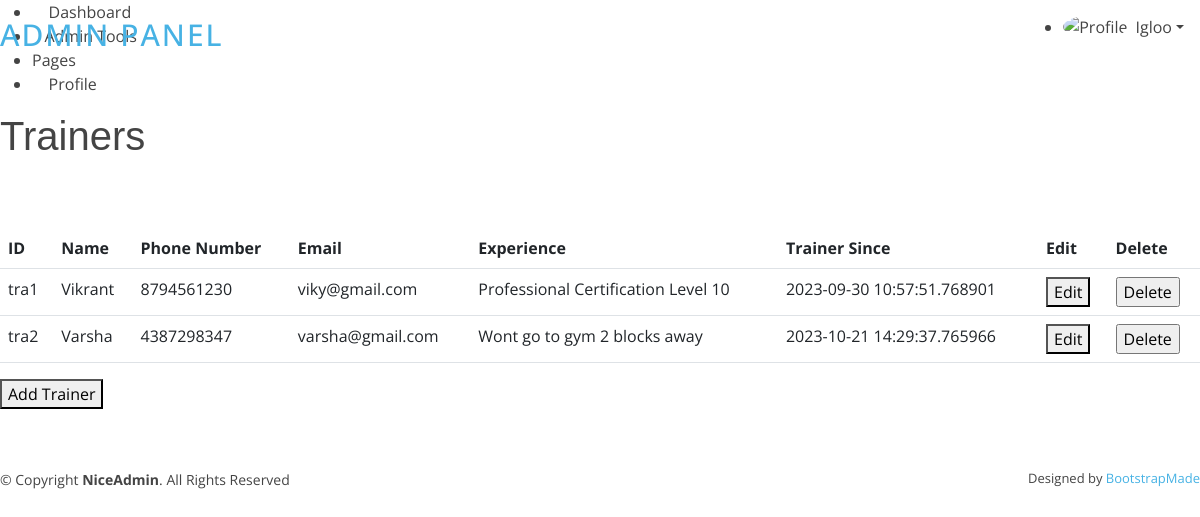
Page /admin/trainers (signed in) on the committed database.
### app.py (models this page shows, shortened)
class Admin(db.Model,UserMixin):
    id   = db.Column(db.String(10), primary_key=True)
    name = db.Column(db.String(100))
    phone_number = db.Column(db.String(15))
    email = db.Column(db.String(100), nullable=False)
    password = db.Column(db.String(128), nullable=False)

class Trainers(db.Model,UserMixin):
    id = db.Column(db.String(10), primary_key=True)
    name = db.Column(db.String(100))
    phone_number = db.Column(db.String(15))
    email = db.Column(db.String(100), nullable=False)
    experience = db.Column(db.String(100))
    trainer_since = db.Column(db.DateTime)
    password = db.Column(db.String(128), nullable=False)

### app.py (the view)
@app.route('/admin/trainers')
def trainer_manager():
    admin = current_user
    if not isinstance(admin,Admin):
        return redirect(url_for('admin_login'))
    trainer_list = Trainers.query.all()
    return render_template('/admin/trainers.html',admin=admin,trainers=trainer_list)

### app.py (called while the page is built)
@login_manager.user_loader
def load_user(user_id):
    admin = Admin.query.get(user_id)
    if admin is None:
        member = Members.query.get(user_id)
        if member is None:
            trainer = Trainers.query.get(user_id)
            return trainer  # Return the trainer user if found
        return member  # Return the regular member user if found
    return admin  # Return the admin user if found

### templates/admin/trainers.html (shortened to what this page needs)
{% extends "/admin/header.html" %}
{% block content %}
<div class="pagetitle">
  <h1>Trainers</h1>
</div>
<section class="section dashboard">
  <div class="row">
    <div class="col">
      <table class="table">
        <thead>
          <tr>
            <th>ID</th>
            <th>Name</th>
            <th>Phone Number</th>
            <th>Email</th>
            <th>Experience</th>
            <th>Trainer Since</th>
            <th>Edit</th>
            <th>Delete</th>
          </tr>
        </thead>
        <tbody>
          {% for trainer in trainers %}
          <tr>
            <td id="trainerid">{{ trainer.id }}</td>
            <td>{{ trainer.name }}</td>
            <td>{{ trainer.phone_number }}</td>
            <td>{{ trainer.email }}</td>
            <td>{{ trainer.experience }}</td>
            <td>{{ trainer.trainer_since }}</td>
            <td><button id="{{trainer.id}}" onclick="editTrainer(this.id)">Edit</button></td>
            <td>
              <form action="{{url_for('delete_trainer')}}" method="post">
                <input type="submit" value="Delete"
                  onclick="return confirm('Are you sure you want to delete this trainer?');">
              </form>
            </td>
          </tr>
          {% endfor %}
        </tbody>
      </table>
    </div>
  </div>
  <div class="row">
    <div class="col-lg-4">
      <button id="addTrainerButton">Add Trainer</button>
    </div>
  </div>
</section>
{% endblock %}

### templates/admin/header.html (shortened to what this page needs)
<!DOCTYPE html>
<html lang="en">
<head>
    <link href="/static/admin/assets/vendor/bootstrap/css/bootstrap.min.css" rel="stylesheet">
    <link href="/static/admin/assets/vendor/bootstrap-icons/bootstrap-icons.css" rel="stylesheet">
    <link href="/static/admin/assets/vendor/boxicons/css/boxicons.min.css" rel="stylesheet">
    <link href="/static/admin/assets/css/style.css" rel="stylesheet">
</head>
<body>
    <header id="header" class="header fixed-top d-flex align-items-center">
        <div class="d-flex align-items-center justify-content-between">
            <a href="{{url_for(('admin_panel'))}}" class="logo d-flex align-items-center">
                <span class="d-none d-lg-block">Admin Panel</span>
            </a>
            <i class="bi bi-list toggle-sidebar-btn"></i>
        </div>
        <nav class="header-nav ms-auto">
            <ul class="d-flex align-items-center">
                <li class="nav-item dropdown pe-3">
                    <a class="nav-link nav-profile d-flex align-items-center pe-0" href="#" data-bs-toggle="dropdown">
                        <img src="/static/admin/assets/img/messages-3.jpg" alt="Profile" class="rounded-circle">
                        <span class="d-none d-md-block dropdown-toggle ps-2">{{admin.name}}</span>
                    </a>
                </li>
            </ul>
        </nav>
    </header>
    <aside id="sidebar" class="sidebar">
        <ul class="sidebar-nav" id="sidebar-nav">
            <li class="nav-item">
                <a class="nav-link " href="{{url_for('admin_panel')}}">
                    <i class="bi bi-grid"></i>
                    <span>Dashboard</span>
                </a>
            </li>
            <li class="nav-item">
                <a class="nav-link collapsed" data-bs-target="#components-nav" data-bs-toggle="collapse" href="#">
                    <i class="bi bi-menu-button-wide"></i><span>Admin Tools</span><i
                        class="bi bi-chevron-down ms-auto"></i>
                </a>
            </li>
            <li class="nav-heading">Pages</li>
            <li class="nav-item">
                <a class="nav-link collapsed" href="#">
                    <i class="bi bi-person"></i>
                    <span>Profile</span>
                </a>
            </li>
        </ul>
    </aside>
    <main id="main" class="main">
        {% block content %}{% endblock %}
    </main>
    <footer id="footer" class="footer">
        <div class="copyright">
            &copy; Copyright <strong><span>NiceAdmin</span></strong>. All Rights Reserved
        </div>
        <div class="credits">
            Designed by <a href="https://bootstrapmade.com/">BootstrapMade</a>
        </div>
    </footer>
</body>
</html>

### static/css/style.css (style rules this page uses)
body { font-family: "Open Sans", sans-serif; color: #444444; }
a { color: #47b2e4; text-decoration: none; }
h1, h2, h3, h4, h5, h6 { font-family: "Jost", sans-serif; }
#header { transition: all 0.5s; z-index: 997; padding: 15px 0; }
#header .logo { font-size: 30px; margin: 0; padding: 0; line-height: 1; font-weight: 500; letter-spacing: 2px; text-transform: uppercase; }
section { padding: 60px 0; overflow: hidden; }
#footer { font-size: 14px; background: #37517e; }
#footer .copyright { float: left; }
#footer .credits { float: right; font-size: 13px; }
#footer .credits a { transition: 0.3s; }

### rows in the picture
Admin: name "Igloo"
Trainers: id "tra1", name "Vikrant", phone_number "8794561230", email "viky@gmail.com", experience "Professional Certification Level 10", trainer_since "2023-09-30 10:57:51.768901"
Trainers: id "tra2", name "Varsha", phone_number "4387298347", email "varsha@gmail.com", experience "Wont go to gym 2 blocks away", trainer_since "2023-10-21 14:29:37.765966"
